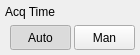
     <widget class="RtSa_ClickedWidget" name="Acq_Time_Status" native="true">
      <property name="geometry">
       <rect>
        <x>569</x>
        <y>131</y>
        <width>140</width>
        <height>55</height>
       </rect>
      </property>
      <property name="focusPolicy">
       <enum>Qt::StrongFocus</enum>
      </property>
      <property name="styleSheet">
       <string notr="true"/>
      </property>
      <widget class="QLabel" name="Title_AcqTimeStatus">
       <property name="geometry">
        <rect>
         <x>5</x>
         <y>1</y>
         <width>121</width>
         <height>22</height>
        </rect>
       </property>
       <property name="text">
        <string>Acq Time</string>
       </property>
      </widget>
      <widget class="QPushButton" name="Acqtime_Auto">
       <property name="geometry">
        <rect>
         <x>10</x>
         <y>25</y>
         <width>61</width>
         <height>25</height>
        </rect>
       </property>
       <property name="focusPolicy">
        <enum>Qt::NoFocus</enum>
       </property>
       <property name="styleSheet">
        <string notr="true">#RtSa_Dialog_AllSetup[status = &quot;indoor&quot;]
QPushButton
{
	font:75 12px &quot;Arial&quot;;
   font-weight:bold;
color:rgba(101, 101, 101, 1);
	
	border-style:flat;
	background-image: url(:/rtsa/image/btn_opt_2_w125.png);
}
#RtSa_Dialog_AllSetup[status = &quot;indoor&quot;]
QPushButton:checked
{
	color:rgba(57, 57, 57, 1);
	background-image: url(:/rtsa/image/btn_opt_1_w125.png);
}

#RtSa_Dialog_AllSetup[status = &quot;outdoor&quot;]
QPushButton
{
	font:75 12px &quot;Arial&quot;;
   font-weight:bold;
color:rgba(101, 101, 101, 1);
	
	border-style:flat;
	background-image: url(:/rtsa/image/btn_opt_2_w125.png);
}
#RtSa_Dialog_AllSetup[status = &quot;outdoor&quot;]
QPushButton:checked
{
	color:rgba(57, 57, 57, 1);
	background-image: url(:/rtsa/image/btn_opt_1_w125.png);
}

#RtSa_Dialog_AllSetup[status = &quot;night&quot;]
QPushButton
{
	font:75 12px &quot;Arial&quot;;
   font-weight:bold;
   color:rgba(121, 106, 81, 1);
	border-style:flat;
	background-image: url(:/rtsa/image/night/btn_left_nor.png);
}
#RtSa_Dialog_AllSetup[status = &quot;night&quot;]
QPushButton:checked
{
	color:rgba(57, 57, 57, 1);
	background-image: url(:/rtsa/image/night/btn_left_click.png);
}



</string>
       </property>
       <property name="text">
        <string>Auto</string>
       </property>
       <property name="checkable">
        <bool>true</bool>
       </property>
       <property name="checked">
        <bool>true</bool>
       </property>
       <property name="autoExclusive">
        <bool>true</bool>
       </property>
       <property name="flat">
        <bool>false</bool>
       </property>
      </widget>
      <widget class="QPushButton" name="Acqtime_Man">
       <property name="geometry">
        <rect>
         <x>74</x>
         <y>25</y>
         <width>61</width>
         <height>25</height>
        </rect>
       </property>
       <property name="focusPolicy">
        <enum>Qt::NoFocus</enum>
       </property>
       <property name="styleSheet">
        <string notr="true">#RtSa_Dialog_AllSetup[status = &quot;indoor&quot;]
QPushButton
{
	font:75 12px &quot;Arial&quot;;
   font-weight:bold;
color:rgba(101, 101, 101, 1);
	
	border-style:flat;
	background-image: url(:/rtsa/image/btn_opt_1_w125.png);
 background-position:right;
}
#RtSa_Dialog_AllSetup[status = &quot;indoor&quot;]
QPushButton:checked
{
	color:rgba(57, 57, 57, 1);
	background-image: url(:/rtsa/image/btn_opt_2_w125.png);
 background-position:right;
}

#RtSa_Dialog_AllSetup[status = &quot;outdoor&quot;]
QPushButton
{
	font:75 12px &quot;Arial&quot;;
   font-weight:bold;
color:rgba(101, 101, 101, 1);
	
	border-style:flat;
	background-image: url(:/rtsa/image/btn_opt_1_w125.png);
 background-position:right;
}
#RtSa_Dialog_AllSetup[status = &quot;outdoor&quot;]
QPushButton:checked
{
	color:rgba(57, 57, 57, 1);
	background-image: url(:/rtsa/image/btn_opt_2_w125.png);
 background-position:right;
}

#RtSa_Dialog_AllSetup[status = &quot;night&quot;]
QPushButton
{
	font:75 12px &quot;Arial&quot;;
   font-weight:bold;
   color:rgba(121, 106, 81, 1);
	border-style:flat;
	background-image: url(:/rtsa/image/night/btn_right_nor.png);
}
#RtSa_Dialog_AllSetup[status = &quot;night&quot;]
QPushButton:checked
{
	color:rgba(57, 57, 57, 1);
	background-image: url(:/rtsa/image/night/btn_right_click.png);
}



</string>
       </property>
       <property name="text">
        <string>Man</string>
       </property>
       <property name="checkable">
        <bool>true</bool>
       </property>
       <property name="checked">
        <bool>false</bool>
       </property>
       <property name="autoExclusive">
        <bool>true</bool>
       </property>
       <property name="flat">
        <bool>false</bool>
       </property>
      </widget>
     </widget>
